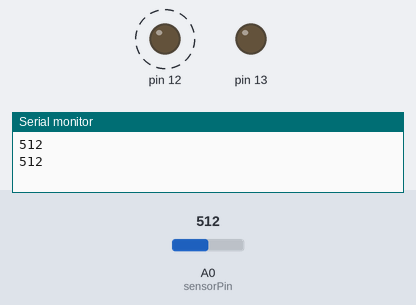
A sketch run on a simulated Arduino Uno, built with avr-gcc and run on an emulated ATmega328P. Shown: output pins drawn as LEDs (lit = HIGH), the last lines printed to the serial monitor. Dashed ring = blinking. The test bench sets the inputs (shaded band); at power-on: A0 (sensorPin) = 512.

Above: at 1.9 s.
2.0 s: A0 (sensorPin) set to 490
At 3.2 s:
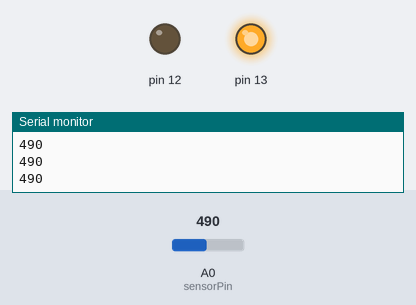
3.8 s: A0 (sensorPin) set to 512
At 4.3 s:
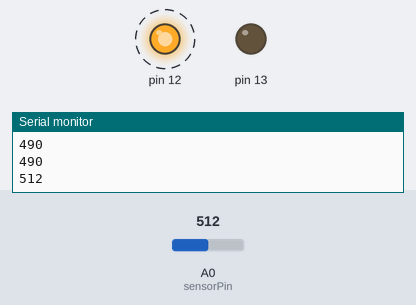
8.0 s: A0 (sensorPin) set to 306
At 9.2 s:
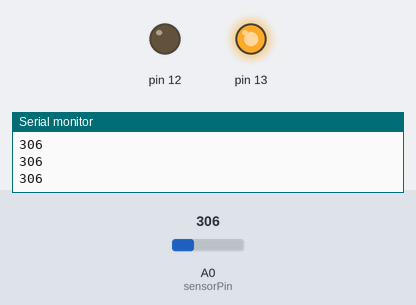
9.8 s: A0 (sensorPin) set to 510
At 10.3 s:
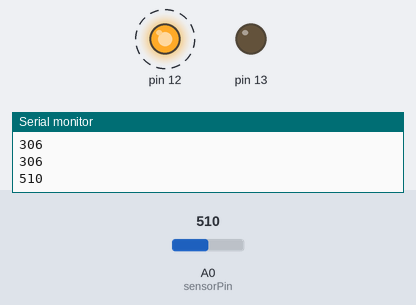
Timing chart, 0 to 15.0 s (numbered marks = the images above; inputs shaded):
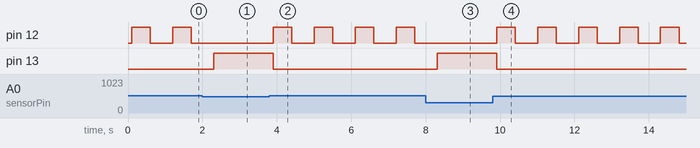

The sketch:

sayam_gupta.ino
```cpp
int sensorPin = A0; // select the input pin for LDR
int sensorValue = 0; // variable to store the value coming from the sensor

void setup() {
Serial.begin(9600); //sets serial port for communication
pinMode(12,OUTPUT);
pinMode(13,OUTPUT);
}
void loop() {
sensorValue = analogRead(sensorPin); // read the value from the sensor
Serial.println(sensorValue); //prints the values coming from the sensor on the screen
delay(100);
if(sensorValue>500)
{
digitalWrite(13 , LOW);
digitalWrite(12 , HIGH);
delay(500);
digitalWrite(12 , LOW);
delay(500);
}
if(sensorValue<500)
{
digitalWrite(13 , HIGH);
}

}
```

Measured:
- the behaviour switches between 500 and 501 on A0 (sensorPin) (found by bisection; images 1 and 2)
- after the input at 2.0 s, pin 12: stays LOW (without the input it goes to HIGH after 0.30 s); pin 13: LOW → HIGH after 0.30 s
- after the input at 3.8 s, pin 12: alternates HIGH for 0.50 s and LOW for 0.60 s, starting after 0.11 s; pin 13: HIGH → LOW after 0.11 s
- after the input at 8.0 s, pin 12: stays LOW (without the input it goes to HIGH after 0.31 s); pin 13: LOW → HIGH after 0.31 s
- after the input at 9.8 s, pin 12: alternates HIGH for 0.50 s and LOW for 0.60 s, starting after 0.11 s; pin 13: HIGH → LOW after 0.11 s
- by itself, pin 12: alternates HIGH for 0.50 s and LOW for 0.60 s
